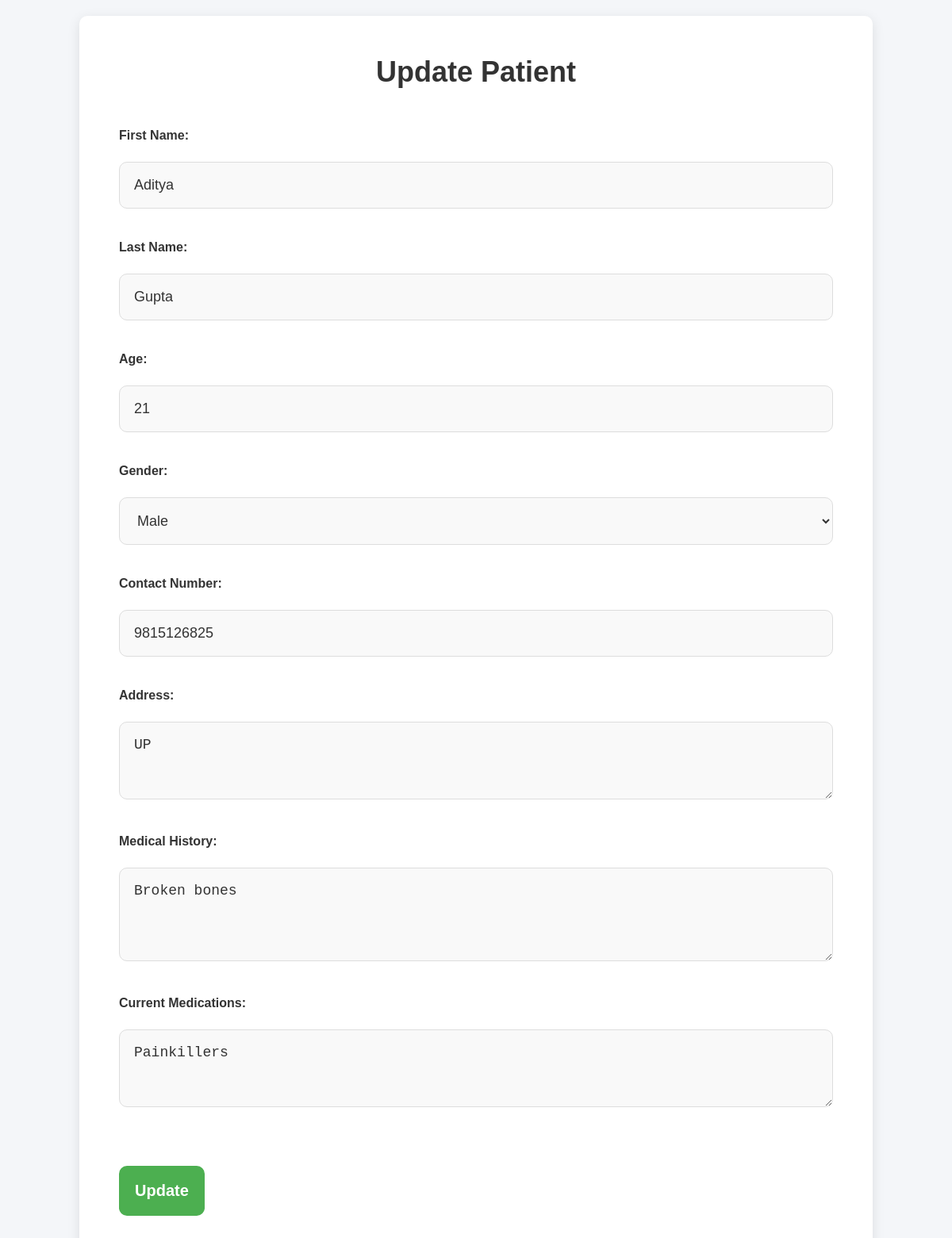
Screenshot of /update/7 with the database file from the repository.
### tables this page shows
CREATE TABLE patients (id INTEGER PRIMARY KEY AUTOINCREMENT, first_name TEXT NOT NULL, last_name TEXT NOT NULL, age INTEGER, gender TEXT, contact_number TEXT, address TEXT, medical_history TEXT, current_medications TEXT);

### app.py (the view, shortened to what this page needs)
@app.route('/update/<int:id>', methods=['GET', 'POST'])
def update_patient(id):
    conn = get_db_connection()
    patient = conn.execute('SELECT * FROM patients WHERE id = ?', (id,)).fetchone()
    return render_template('update_patient.html', patient=patient)

### app.py (called while the page is built)
def get_db_connection():
    conn = sqlite3.connect('patient_data.db')  # Connect to the SQLite database
    conn.row_factory = sqlite3.Row  # This allows us to treat rows as dictionaries
    return conn

### templates/update_patient.html (shortened to what this page needs)
<!DOCTYPE html>
<html lang="en">
<head>
    <link rel="stylesheet" href="/static/styles.css">
</head>
<body>
    <div class="container">
        <h1>Update Patient</h1>
        <form action="/update/{{ patient.id }}" method="POST">
            <div class="form-group">
                <label for="first_name">First Name:</label>
                <input type="text" id="first_name" name="first_name" value="{{ patient.first_name }}" required>
            </div>
            <div class="form-group">
                <label for="last_name">Last Name:</label>
                <input type="text" id="last_name" name="last_name" value="{{ patient.last_name }}" required>
            </div>
            <div class="form-group">
                <label for="age">Age:</label>
                <input type="number" id="age" name="age" value="{{ patient.age }}" required>
            </div>
            <div class="form-group">
                <label for="gender">Gender:</label>
                <select id="gender" name="gender" required>
                    <option value="male" {% if patient.gender == 'male' %}selected{% endif %}>Male</option>
                </select>
            </div>
            <div class="form-group">
                <label for="contact_number">Contact Number:</label>
                <input type="tel" id="contact_number" name="contact_number" value="{{ patient.contact_number }}" required>
            </div>
            <div class="form-group">
                <label for="address">Address:</label>
                <textarea id="address" name="address" rows="3" required>{{ patient.address }}</textarea>
            </div>
            <div class="form-group">
                <label for="medical_history">Medical History:</label>
                <textarea id="medical_history" name="medical_history" rows="4">{{ patient.medical_history }}</textarea>
            </div>
            <div class="form-group">
                <label for="current_medications">Current Medications:</label>
                <textarea id="current_medications" name="current_medications" rows="3">{{ patient.current_medications }}</textarea>
            </div>
            <div class="form-group">
                <button type="submit">Update</button>
            </div>
        </form>
    </div>
</body>
</html>

### static/styles.css (style rules this page uses)
* { margin: 0; padding: 0; box-sizing: border-box; }
body { font-family: Arial, sans-serif; background-color: #f4f6f9; display: flex; justify-content: center; align-items: center; min-height: 100vh; }
.container { width: 100%; max-width: 1000px; background-color: #ffffff; padding: 50px; border-radius: 10px; box-shadow: 0 4px 16px rgba(0, 0, 0, 0.1); text-align: left; margin: 20px; }
h1 { margin-bottom: 50px; font-size: 36px; color: #333333; text-align: center; }
form { display: flex; flex-direction: column; }
.form-group { margin-bottom: 40px; }
label { font-weight: bold; color: #333333; margin-bottom: 12px; display: block; }
input[type="text"], input[type="number"], input[type="tel"], select, textarea { width: 100%; padding: 18px; border: 1px solid #ddd; border-radius: 10px; font-size: 18px; color: #333333; background-color: #f9f9f9; margin-top: 12px; }
button { padding: 20px; font-size: 20px; font-weight: bold; color: #ffffff; background-color: #4caf50; border: none; border-radius: 10px; cursor: pointer; transition: background-color 0.3s; margin-top: 30px; }

### rows the page displays
patients: first_name "Aditya", last_name "Gupta", age "21", gender "Male", contact_number "9815126825", address "UP", medical_history "Broken bones", current_medications "Painkillers"
